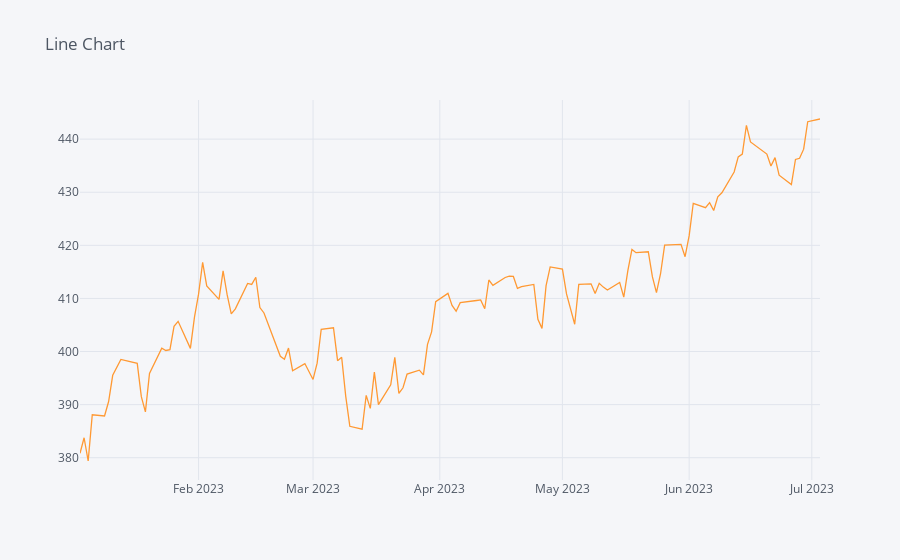

The code cell stored with this chart in its notebook:
### Code cell
df3["Close"].iplot(kind="line",title = "Line Chart")
